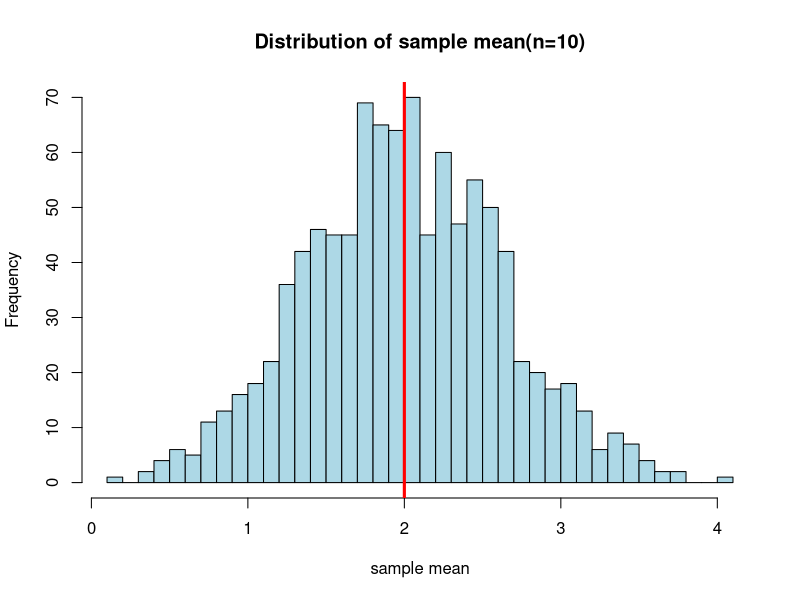
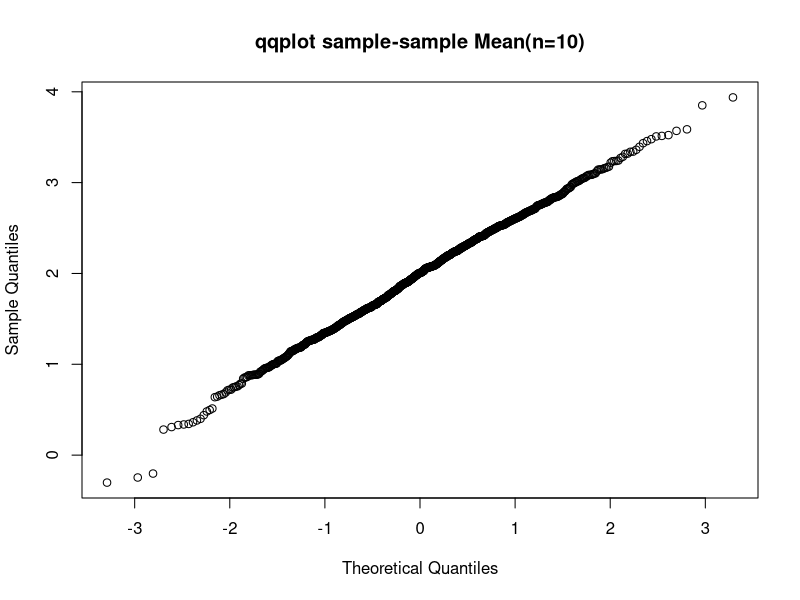
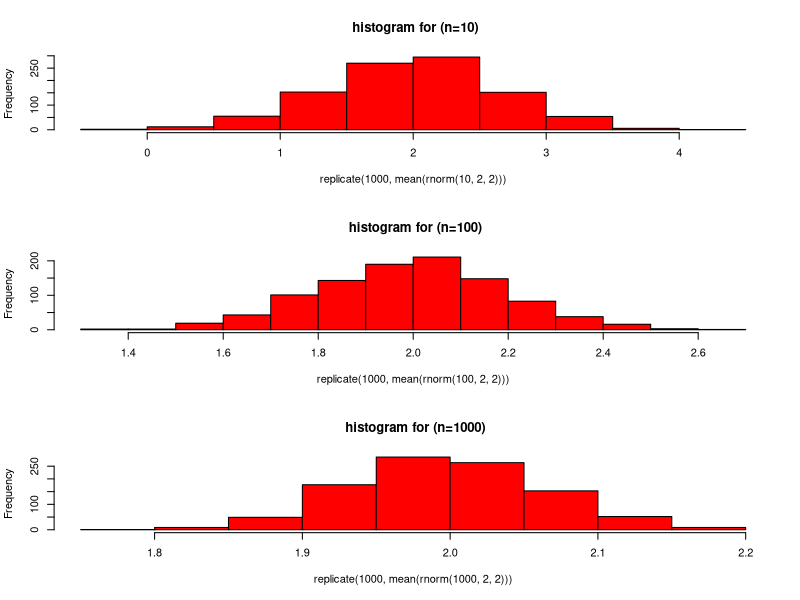

These figures' R source, in order:
#problem-6

#(a)
set.seed(123)
n=10
mu=2 

sigma=2
nsim=10


means=replicate(nsim,mean(rnorm(n,mu,sigma)))
means
variance=replicate(nsim,var(rnorm(n,mu,sigma)))
variance

#(b) 
sample.mean=mean(means)
sample.mean
# The sample mean=2.149 is an unbiased estimator of the average of the sample 
#means across simulations which is close to the population mean (μ=2)

#(c)for 1000 simulation

hist(replicate(1000,mean(rnorm(n,mu,sigma))),main="Distribution of sample mean(n=10)" ,
   col="lightblue",xlab="sample mean",breaks=30)
abline(v=2,col="red",lwd=3) 

qqnorm(replicate(1000,mean(rnorm(n,mu,sigma))),
    main="qqplot sample-sample Mean(n=10)")

#(d)

#theoritical vs simulation mean variance compare

theo_mean=2
theo_mean
theo_var=sigma^2/n
theo_var

#For n=10
x_bar1=mean(replicate(1000,mean(rnorm(10,2,2))))
x_bar1
var_1=var(replicate(1000,mean(rnorm(10,2,2))))
var_1
c(theo_meanritical_mean=theo_mean, simulation_mean=x_bar1)
c(theo_meanritical_var=theo_var, simulation_var=var_1)




#for n=100

x_bar2=mean(replicate(1000,mean(rnorm(100,2,2))))
x_bar2
var_2=var(replicate(1000,mean(rnorm(100,2,2))))
var_2

c(theo_meanritical_mean=theo_mean, simulation_mean=x_bar2)
c(theo_meanritical_var=theo_var, simulation_var=var_2)

#comment:
#The simulated mean of the sample means is approximately 2.000 in all cases, which is exactly equal to the true population mean μ = 2.
#This confirms that the sample mean is an unbiased estimator of the population mean.
#The variance of the sample mean decreases as sample size increases:
#n = 10   → variance ≈ 0.40
#n = 100  → variance ≈ 0.04


#e)
par(mfrow=c(3,1))
hist(replicate(1000,mean(rnorm(10,2,2))),col="red", main=" histogram for (n=10)")
hist(replicate(1000,mean(rnorm(100,2,2))),col="red", main=" histogram for (n=100)")
hist(replicate(1000,mean(rnorm(1000,2,2))),col="red", main=" histogram for (n=1000)")

#comment : The more sample size increase means comes close to true population mean 



#f)

#for n =100 95% CI 

se=sigma/sqrt(100)
se
mean(abs(replicate(1000,mean(rnorm(100,2,2))-2))<1.96*se)
mean(abs(replicate(1000,mean(rnorm(100,2,2))-2))<2.576*se)

#comment: 
#The printed values are close to 0.95 and 0.99, 
#the simulation confirms that conintervals work as expected.

























